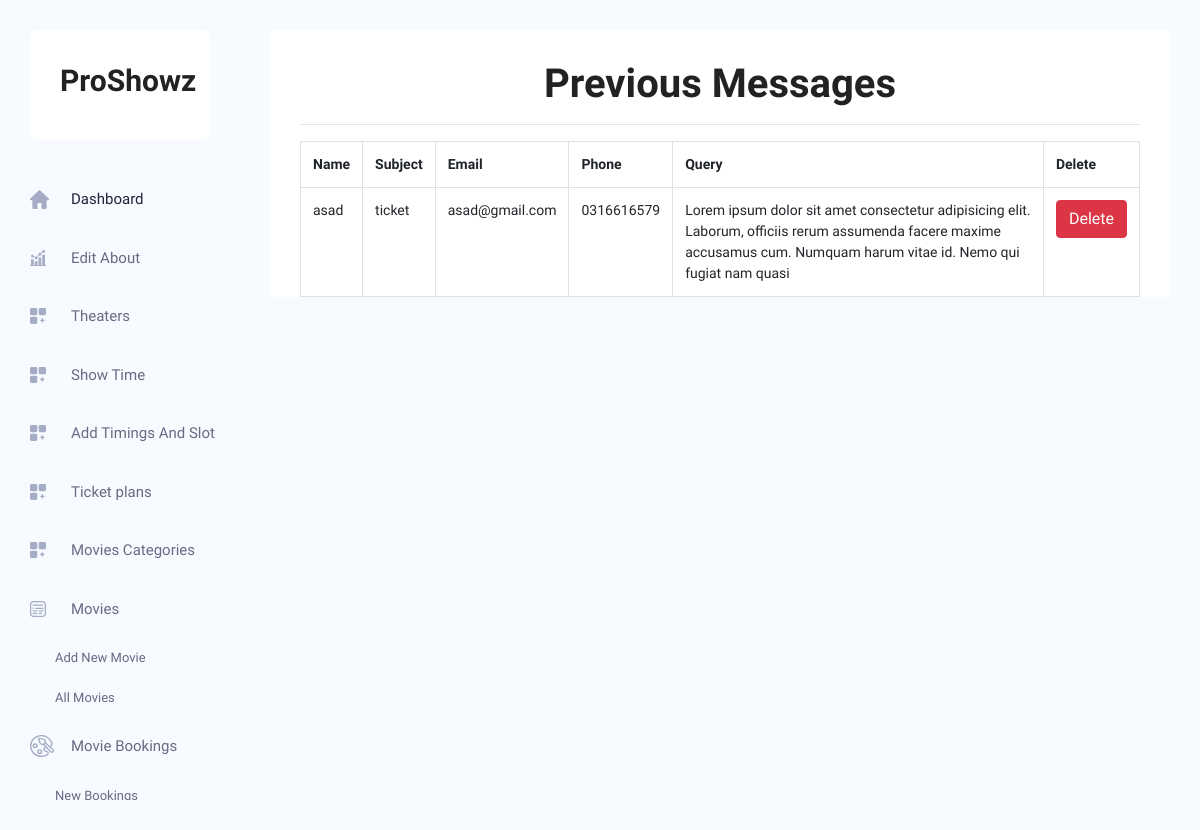
The page /previous_message.php on the database its author committed.
### tables this page shows
CREATE TABLE `contact` (
  `id` int(11) NOT NULL,
  `name` varchar(50) NOT NULL,
  `subject` varchar(50) NOT NULL,
  `email` varchar(50) NOT NULL,
  `phone` varchar(50) NOT NULL,
  `query` varchar(500) NOT NULL
);

### previous_message.php (the view)
<?php
include('header.php');
include 'connection.php';
$query=mysqli_query($conn,"SELECT * FROM `contact`");
?>
<body class="crm_body_bg">
<section class="main_content dashboard_part">
        <div class="main_content_iner ">
            <div class="container plr_30 body_white_bg pt_30">
            <div>
            <h1 class="text-center" style="font-size:40px;">Previous Messages</h1>
            <hr>
        </div>
        <table class='table table-hover table-stripped table-bordered'>
            <tr>
                <th>Name</th>
                <th>Subject</th>
                <th>Email</th>
                <th>Phone</th>
                <th>Query</th>
                <th>Delete</th>
            </tr>
        <?php
        if ($query!=null) {
while ($row=mysqli_fetch_array($query)) {
    ?>
    <tr>
    <td><?php echo $row[1] ?></td>
    <td><?php echo $row[2] ?></td>
    <td><?php echo $row[3] ?></td>
    <td><?php echo $row[4] ?></td>
    <td><?php echo $row[5] ?></td>
 <td><a href="delete.php?id=<?php echo $row[0];?>" class="btn btn-danger" data-toggle='modal' data-target='exampleModal' >Delete</td>
    </tr>
    <?php
}
}
else{
    echo '<div class="alert alert-danger text-center">There Is Nothing To show You.</div>';
}
?>
</table>
</div>
</div>
</section>
</body>

### rows shown on the page
contact: name "asad", subject "ticket", email "asad@gmail.com", phone "0316616579", query "Lorem ipsum dolor sit amet consectetur adipisicing elit. Laborum, officiis rerum assumenda facere maxime accusamus cum. Numquam harum vitae id. Nemo qui fugiat nam quasi"
